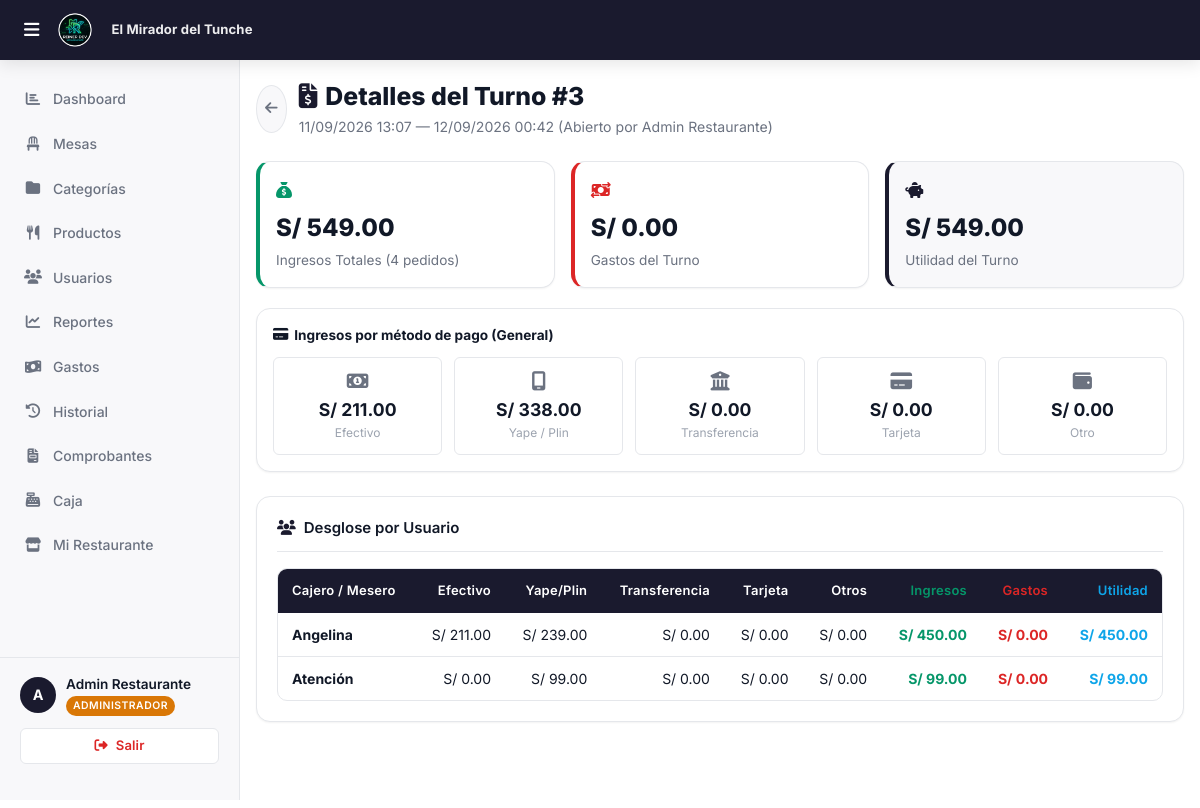
/roles/admin/turno_detalle.php?id=3 (signed in), run on the app's committed database.
### tables this page shows
CREATE TABLE `facturacion_config` (
  `id` int(11) NOT NULL,
  `restaurante_id` int(11) NOT NULL,
  `ruc` varchar(11) DEFAULT NULL,
  `razon_social` varchar(200) DEFAULT NULL,
  `nombre_comercial` varchar(150) DEFAULT NULL,
  `direccion_fiscal` varchar(300) DEFAULT NULL,
  `telefono` varchar(20) DEFAULT NULL,
  `serie_boleta` varchar(4) DEFAULT 'B001',
  `serie_factura` varchar(4) DEFAULT 'F001',
  `serie_simple` varchar(4) DEFAULT 'T001',
  `correlativo_boleta` int(11) DEFAULT 0,
  `correlativo_factura` int(11) DEFAULT 0,
  `correlativo_simple` int(11) DEFAULT 0,
  `pie_mensaje` varchar(300) DEFAULT '¡Gracias por su visita!',
  `logo` varchar(255) DEFAULT NULL,
  `updated_at` timestamp NOT NULL DEFAULT current_timestamp() ON UPDATE current_timestamp()
);

CREATE TABLE `turnos` (
  `id` int(11) NOT NULL,
  `restaurante_id` int(11) NOT NULL,
  `usuario_id` int(11) NOT NULL,
  `inicio` timestamp NOT NULL DEFAULT current_timestamp(),
  `fin` timestamp NULL DEFAULT NULL,
  `total_efectivo` decimal(10,2) DEFAULT 0.00,
  `total_yape` decimal(10,2) DEFAULT 0.00,
  `total_transferencia` decimal(10,2) DEFAULT 0.00,
  `total_tarjeta` decimal(10,2) DEFAULT 0.00,
  `total_otros` decimal(10,2) DEFAULT 0.00,
  `total_general` decimal(10,2) DEFAULT 0.00,
  `_turno_abierto_key` int(11) GENERATED ALWAYS AS (case when `fin` is null then `restaurante_id` else NULL end) VIRTUAL
);

CREATE TABLE `usuarios` (
  `id` int(11) NOT NULL,
  `restaurante_id` int(11) DEFAULT NULL,
  `nombre` varchar(100) NOT NULL,
  `email` varchar(100) NOT NULL,
  `password` varchar(255) NOT NULL,
  `rol` enum('superadmin','admin','atencion','cocina') NOT NULL,
  `activo` tinyint(1) DEFAULT 1,
  `created_at` timestamp NOT NULL DEFAULT current_timestamp()
);

### roles/admin/turno_detalle.php (the view, shortened to what this page needs)
<?php
$restauranteId = $_SESSION['restaurante_id'];
$db = getDB();
$turnoId = isset($_GET['id']) ? (int)$_GET['id'] : 0;
$stTurno = $db->prepare("
    SELECT t.*, u.nombre AS abierto_por
    FROM turnos t
    JOIN usuarios u ON u.id = t.usuario_id
    WHERE t.id = ? AND t.restaurante_id = ? AND t.fin IS NOT NULL
");
$stTurno->execute([$turnoId, $restauranteId]);
$turno = $stTurno->fetch();
$stGastos = $db->prepare("SELECT COALESCE(SUM(monto), 0) FROM gastos WHERE restaurante_id = ? AND created_at BETWEEN ? AND ? AND activo = 1");
$stGastos->execute([$restauranteId, $turno['inicio'], $turno['fin']]);
$gastosTotal = $stGastos->fetchColumn();
$stPedidos = $db->prepare("SELECT COUNT(id) FROM pedidos WHERE restaurante_id = ? AND estado = 'cobrado' AND updated_at BETWEEN ? AND ?");
$stPedidos->execute([$restauranteId, $turno['inicio'], $turno['fin']]);
$numPedidos = $stPedidos->fetchColumn();
$stUsuarios = $db->prepare("
    SELECT
        u.id,
        u.nombre AS usuario,
        SUM(CASE WHEN p.metodo = 'efectivo' THEN p.monto ELSE 0 END) AS total_efectivo,
        SUM(CASE WHEN p.metodo = 'yape' THEN p.monto ELSE 0 END) AS total_yape,
        SUM(CASE WHEN p.metodo = 'transferencia' THEN p.monto ELSE 0 END) AS total_transferencia,
        SUM(CASE WHEN p.metodo = 'tarjeta' THEN p.monto ELSE 0 END) AS total_tarjeta,
        SUM(CASE WHEN p.metodo = 'otros' THEN p.monto ELSE 0 END) AS total_otros,
        SUM(p.monto) AS total_general
    FROM pagos p
    JOIN pedidos pe ON pe.id = p.pedido_id
    JOIN usuarios u ON u.id = pe.usuario_id
    WHERE pe.restaurante_id = ? AND pe.estado = 'cobrado' AND p.anulado = 0 AND pe.updated_at BETWEEN ? AND ?
    GROUP BY u.id
    ORDER BY total_general DESC
");
$stUsuarios->execute([$restauranteId, $turno['inicio'], $turno['fin']]);
$desgloseUsuarios = $stUsuarios->fetchAll();
$stGastosUsuarios = $db->prepare("
    SELECT usuario_id, COALESCE(SUM(monto), 0) AS total_gastos
    FROM gastos
    WHERE restaurante_id = ? AND created_at BETWEEN ? AND ? AND activo = 1
    GROUP BY usuario_id
");
$stGastosUsuarios->execute([$restauranteId, $turno['inicio'], $turno['fin']]);
$gastosPorUsuario = $stGastosUsuarios->fetchAll(PDO::FETCH_KEY_PAIR);
require_once '../../includes/header.php';
?>
<div class="page-content">
    <div style="margin-bottom:24px;display:flex;align-items:center;gap:12px;">
        <a href="caja.php" class="btn btn-ghost" style="padding:8px;border-radius:50%;"><i class="fa-solid fa-arrow-left"></i></a>
        <div>
            <h1 style="font-size:1.55rem;font-weight:800;margin-bottom:4px;">
                <i class="fa-solid fa-file-invoice-dollar" style="color:var(--primary);margin-right:8px;"></i>Detalles del Turno #<?= $turno['id'] ?>
            </h1>
            <p style="color:var(--text-secondary);font-size:.88rem;">
                <?= date('d/m/Y H:i', strtotime($turno['inicio'])) ?> &mdash; <?= date('d/m/Y H:i', strtotime($turno['fin'])) ?> (Abierto por <?= htmlspecialchars($turno['abierto_por']) ?>)
            </p>
        </div>
    </div>
    <div style="display:grid;grid-template-columns:repeat(auto-fit, minmax(200px, 1fr));gap:16px;margin-bottom:20px;">
        <div class="card" style="border-left:4px solid var(--success);padding:16px;">
            <div style="color:var(--success);margin-bottom:8px;"><i class="fa-solid fa-sack-dollar"></i></div>
            <div style="font-size:1.5rem;font-weight:800;color:var(--text-primary);margin-bottom:4px;">S/ <?= number_format($turno['total_general'], 2) ?></div>
            <div style="font-size:.85rem;color:var(--text-secondary);">Ingresos Totales (<?= $numPedidos ?> pedidos)</div>
        </div>
        <div class="card" style="border-left:4px solid var(--danger);padding:16px;">
            <div style="color:var(--danger);margin-bottom:8px;"><i class="fa-solid fa-money-bill-transfer"></i></div>
            <div style="font-size:1.5rem;font-weight:800;color:var(--text-primary);margin-bottom:4px;">S/ <?= number_format($gastosTotal, 2) ?></div>
            <div style="font-size:.85rem;color:var(--text-secondary);">Gastos del Turno</div>
        </div>
        <div class="card" style="border-left:4px solid var(--primary);padding:16px;background:var(--bg-secondary);">
            <div style="color:var(--primary);margin-bottom:8px;"><i class="fa-solid fa-piggy-bank"></i></div>
            <div style="font-size:1.5rem;font-weight:800;color:var(--text-primary);margin-bottom:4px;">S/ <?= number_format($turno['total_general'] - $gastosTotal, 2) ?></div>
            <div style="font-size:.85rem;color:var(--text-secondary);">Utilidad del Turno</div>
        </div>
    </div>
    <div class="card mb-24" style="padding:16px;">
        <div style="font-size:.85rem;font-weight:700;color:var(--text-primary);margin-bottom:12px;display:flex;align-items:center;gap:6px;">
            <i class="fa-solid fa-credit-card"></i> Ingresos por método de pago (General)
        </div>
        <div style="display:grid;grid-template-columns:repeat(auto-fit, minmax(120px, 1fr));gap:12px;">
            <?php
            $listaMetodos = [
                'total_efectivo'      => ['Efectivo', 'fa-money-bill-1'],
                'total_yape'          => ['Yape / Plin', 'fa-mobile-screen'],
                'total_transferencia' => ['Transferencia', 'fa-building-columns'],
                'total_tarjeta'       => ['Tarjeta', 'fa-credit-card'],
                'total_otros'         => ['Otro', 'fa-wallet']
            ];
            foreach ($listaMetodos as $k => $m):
                $val = floatval($turno[$k]);
            ?>
            <div style="background:var(--bg);border:1px solid var(--border);border-radius:var(--radius-sm);padding:12px;text-align:center;">
                <i class="fa-solid <?= $m[1] ?>" style="color:var(--text-secondary);font-size:1.2rem;margin-bottom:6px;"></i>
                <div style="font-size:1.1rem;font-weight:700;color:var(--text-primary);">S/ <?= number_format($val, 2) ?></div>
                <div style="font-size:.75rem;color:var(--text-muted);"><?= $m[0] ?></div>
            </div>
            <?php endforeach; ?>
        </div>
    </div>
    <div class="card">
        <div class="card-title"><i class="fa-solid fa-users"></i> Desglose por Usuario</div>
        <?php if ($desgloseUsuarios): ?>
        <div class="table-wrap">
            <table>
                <thead>
                    <tr>
                        <th>Cajero / Mesero</th>
                        <th class="text-right">Efectivo</th>
                        <th class="text-right">Yape/Plin</th>
                        <th class="text-right">Transferencia</th>
                        <th class="text-right">Tarjeta</th>
                        <th class="text-right">Otros</th>
                        <th class="text-right" style="color:var(--success);">Ingresos</th>
                        <th class="text-right" style="color:var(--danger);">Gastos</th>
                        <th class="text-right" style="color:#0ea5e9;">Utilidad</th>
                    </tr>
                </thead>
                <tbody>
                    <?php foreach ($desgloseUsuarios as $du):
                        $gastoU = floatval($gastosPorUsuario[$du['id']] ?? 0);
                        $utilidadU = floatval($du['total_general']) - $gastoU;
                    ?>
                    <tr>
                        <td><strong><?= htmlspecialchars($du['usuario']) ?></strong></td>
                        <td class="text-right">S/ <?= number_format($du['total_efectivo'], 2) ?></td>
                        <td class="text-right">S/ <?= number_format($du['total_yape'], 2) ?></td>
                        <td class="text-right">S/ <?= number_format($du['total_transferencia'], 2) ?></td>
                        <td class="text-right">S/ <?= number_format($du['total_tarjeta'], 2) ?></td>
                        <td class="text-right">S/ <?= number_format($du['total_otros'], 2) ?></td>
                        <td class="text-right fw-700" style="color:var(--success);">S/ <?= number_format($du['total_general'], 2) ?></td>
                        <td class="text-right fw-700" style="color:var(--danger);">S/ <?= number_format($gastoU, 2) ?></td>
                        <td class="text-right fw-700" style="color:#0ea5e9;">S/ <?= number_format($utilidadU, 2) ?></td>
                    </tr>
                    <?php endforeach; ?>
                </tbody>
            </table>
        </div>
        <?php endif; ?>
    </div>
</div>
<?php require_once '../../includes/footer.php'; ?>

### includes/header.php (shortened to what this page needs)
<?php
$_brandingLogo   = BASE_URL . '/assets/logo.png';
$_brandingNombre = 'R.DEV';
if (!empty($_SESSION['restaurante_id']) && $_SESSION['rol'] !== 'superadmin') {
    try {
        $_dbB = getDB();
        $_stB = $_dbB->prepare("
            SELECT fc.logo, fc.nombre_comercial, r.nombre
            FROM restaurantes r
            LEFT JOIN facturacion_config fc ON fc.restaurante_id = r.id
            WHERE r.id = ?
        ");
        $_stB->execute([$_SESSION['restaurante_id']]);
        $_brand = $_stB->fetch();
        if ($_brand) {
            $_brandingNombre = htmlspecialchars(
                !empty($_brand['nombre_comercial']) ? $_brand['nombre_comercial'] : $_brand['nombre']
            );
        }
    } catch (Exception $_eB) {  }
}
?>
<!DOCTYPE html>
<html lang="es">
<head>
    <link rel="stylesheet" href="https://cdnjs.cloudflare.com/ajax/libs/font-awesome/6.5.1/css/all.min.css">
    <link rel="stylesheet" href="<?= BASE_URL ?>/assets/css/main.css?v=<?= filemtime(__DIR__ . '/../assets/css/main.css') ?>">
</head>
<body>
<nav class="navbar">
    <div class="navbar-brand">
        <?php if ($_SESSION['rol'] === 'superadmin'): ?>
            <img src="<?= BASE_URL ?>/assets/logo.png" alt="R.DEV" style="height:32px;width:auto;">
        <?php else: ?>
            <img src="<?= $_brandingLogo ?>" alt="<?= $_brandingNombre ?>"
                 style="height:36px;width:auto;max-width:120px;object-fit:contain;border-radius:4px;">
            <span style="font-size:.82rem;font-weight:700;color:rgba(255,255,255,.92);margin-left:8px;
                         max-width:160px;overflow:hidden;text-overflow:ellipsis;white-space:nowrap;
                         letter-spacing:.01em;">
                <?= $_brandingNombre ?>
            </span>
        <?php endif; ?>
    </div>
</nav>
<div class="layout-admin">
    <?php include __DIR__ . '/sidebar.php'; ?>
    <div class="main-content">

### assets/css/main.css (style rules this page uses)
:root { --primary: #1A1A2E; --primary-dark: #0F0F1A; --primary-light: #E8E8F0; --bg: #FFFFFF; --bg-secondary: #F8F8FA; --surface: #FFFFFF; --border: #E5E7EB; --text-primary: #111827; --text-secondary: #6B7280; --text-muted: #9CA3AF; --success: #059669; --success-bg: #ECFDF5; --warning: #D97706; --warning-bg: #FFFBEB; --danger: #DC2626; --danger-bg: #FEF2F2; --info: #2563EB; --info-bg: #EFF6FF; --shadow-xs: 0 1px 2px rgba(0, 0, 0, 0.05); --shadow-sm: 0 1px 4px rgba(0, 0, 0, 0.08); --shadow-md: 0 4px 16px rgba(0, 0, 0, 0.10); --shadow-lg: 0 8px 32px rgba(0, 0, 0, 0.12); --radius-sm: 6px; --radius-md: 10px; --radius-lg: 14px; --radius-xl: 20px; --font: 'Inter', system-ui, -apple-system, sans-serif; --transition: 0.18s ease; --rojo: #1A1A2E; --rojo-dark: #0F0F1A; --rojo-light: #E8E8F0; --naranja: #D97706; --fondo: #FFFFFF; --fondo-card: #FFFFFF; --texto: #111827; --texto-light: #6B7280; --exito: #059669; --exito-dark: #047857; --peligro: #DC2626; --advertencia: #D97706; --dorado: #D97706; --gris: #9CA3AF; --gris-claro: #F3F4F6; --borde: #E5E7EB; --sombra: 0 1px 4px rgba(0, 0, 0, 0.08); --sombra-lg: 0 8px 32px rgba(0, 0, 0, 0.12); --radio: 14px; --radio-sm: 6px; --radio-lg: 20px; --transicion: 0.18s ease; --fuente: 'Inter', system-ui, -apple-system, sans-serif; }
*, *::before, *::after { box-sizing: border-box; margin: 0; padding: 0; }
html { font-size: 16px; scroll-behavior: smooth; }
body { font-family: var(--font); background: var(--bg); color: var(--text-primary); min-height: 100vh; line-height: 1.5; -webkit-font-smoothing: antialiased; }
img { max-width: 100%; display: block; }
a { color: inherit; text-decoration: none; }
h1 { font-size: clamp(1.25rem, 3.5vw, 1.75rem); font-weight: 700; line-height: 1.3; color: var(--text-primary); }
p { font-size: 0.875rem; color: var(--text-secondary); }
.page-content { padding: 20px 16px 100px; }
.navbar { background: var(--primary); color: #fff; padding: 0 16px; height: 60px; display: flex; align-items: center; justify-content: space-between; position: sticky; top: 0; z-index: 100; box-shadow: var(--shadow-md); }
.navbar-brand { display: flex; align-items: center; gap: 10px; font-weight: 700; font-size: 1rem; }
.layout-admin { display: flex; min-height: calc(100vh - 60px); }
.main-content { flex: 1; overflow: hidden; min-width: 0; }
.card { background: var(--surface); border-radius: var(--radius-lg); border: 1px solid var(--border); box-shadow: var(--shadow-xs); padding: 20px; }
.card-title { font-size: 0.9375rem; font-weight: 600; color: var(--text-primary); margin-bottom: 16px; padding-bottom: 12px; border-bottom: 1px solid var(--border); display: flex; align-items: center; gap: 8px; }
.card-title i { color: var(--primary); }
.btn { display: inline-flex; align-items: center; justify-content: center; gap: 7px; min-height: 48px; padding: 11px 20px; border-radius: var(--radius-md); font-size: 0.9rem; font-weight: 600; border: none; transition: all var(--transition); white-space: nowrap; font-family: var(--font); cursor: pointer; letter-spacing: 0.01em; }
.btn-ghost { background: var(--bg-secondary); color: var(--text-secondary); border: 1px solid var(--border); }
.table-wrap { overflow-x: auto; border-radius: var(--radius-md); border: 1px solid var(--border); }
table { width: 100%; border-collapse: collapse; font-size: 0.875rem; }
thead tr { background: var(--primary); color: #fff; }
thead th { padding: 12px 14px; font-weight: 600; text-align: left; font-size: 0.8125rem; letter-spacing: 0.02em; }
tbody tr { border-bottom: 1px solid var(--border); transition: background var(--transition); }
tbody tr:last-child { border-bottom: none; }
tbody td { padding: 11px 14px; color: var(--text-primary); }
.mb-24 { margin-bottom: 24px; }
.text-right { text-align: right; }
.fw-700 { font-weight: 700; }
.table-wrap { overflow-x: auto; -webkit-overflow-scrolling: touch; }

### data on the page
facturacion_config: nombre_comercial "El Mirador del Tunche"
turnos: id "3", inicio "11/09/2026 13:07", fin "12/09/2026 00:42", usuario.nombre "Admin Restaurante", total_general "549.00", $turno['total_general']-$gastosTotal "549.00", total_efectivo "211.00", total_yape "338.00", total_transferencia "0.00", total_tarjeta "0.00", total_otros "0.00"
usuarios: nombre "Angelina", total_efectivo "211.00", total_yape "239.00", total_transferencia "0.00", total_tarjeta "0.00", total_otros "0.00", total_general "450.00", id "0.00", utilidadU "450.00"
usuarios: nombre "Atención", total_efectivo "0.00", total_yape "99.00", total_transferencia "0.00", total_tarjeta "0.00", total_otros "0.00", total_general "99.00", id "0.00", utilidadU "99.00"

### other printed values
$nombreInicial "A"
$_SESSION['nombre'] "Admin Restaurante"
$rolLabel "ADMINISTRADOR"
$numPedidos "4"
$gastosTotal "0.00"
$m[0] "Efectivo"
$m[0] "Yape / Plin"
$m[0] "Transferencia"
$m[0] "Tarjeta"
$m[0] "Otro"
